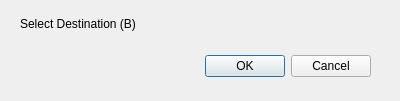
<?xml version="1.0" encoding="UTF-8"?>
<ui version="4.0">
 <class>Point_B_dialog</class>
 <widget class="QDialog" name="Point_B_dialog">
  <property name="geometry">
   <rect>
    <x>0</x>
    <y>0</y>
    <width>400</width>
    <height>101</height>
   </rect>
  </property>
  <property name="windowTitle">
   <string>Drop Point</string>
  </property>
  <widget class="QDialogButtonBox" name="ok_cancel_buttons">
   <property name="geometry">
    <rect>
     <x>30</x>
     <y>50</y>
     <width>341</width>
     <height>32</height>
    </rect>
   </property>
   <property name="orientation">
    <enum>Qt::Horizontal</enum>
   </property>
   <property name="standardButtons">
    <set>QDialogButtonBox::Cancel|QDialogButtonBox::Ok</set>
   </property>
  </widget>
  <widget class="QLabel" name="selDestLabel">
   <property name="geometry">
    <rect>
     <x>20</x>
     <y>10</y>
     <width>361</width>
     <height>28</height>
    </rect>
   </property>
   <property name="text">
    <string>Select Destination (B)</string>
   </property>
  </widget>
 </widget>
 <resources/>
 <connections>
  <connection>
   <sender>ok_cancel_buttons</sender>
   <signal>accepted()</signal>
   <receiver>Point_B_dialog</receiver>
   <slot>accept()</slot>
   <hints>
    <hint type="sourcelabel">
     <x>248</x>
     <y>254</y>
    </hint>
    <hint type="destinationlabel">
     <x>157</x>
     <y>274</y>
    </hint>
   </hints>
  </connection>
  <connection>
   <sender>ok_cancel_buttons</sender>
   <signal>rejected()</signal>
   <receiver>Point_B_dialog</receiver>
   <slot>reject()</slot>
   <hints>
    <hint type="sourcelabel">
     <x>316</x>
     <y>260</y>
    </hint>
    <hint type="destinationlabel">
     <x>286</x>
     <y>274</y>
    </hint>
   </hints>
  </connection>
 </connections>
</ui>
